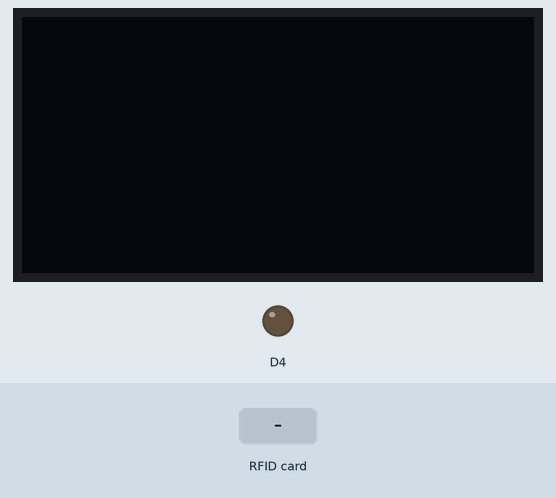
Simulated run of this sketch. Board: ESP8266 (NodeMCU). On the bench: 128×64 one-colour display, output pins drawn as LEDs (lit = HIGH). Inputs (shaded band) come from the test bench. WiFi joins after 1.5 s; servers stay silent unless stated; what the sketch prints to the serial monitor is not drawn.

Above: at 3.3 s.
3.4 s: RFID card 5E 7A 19 C4 held to the reader
At 4.0 s:
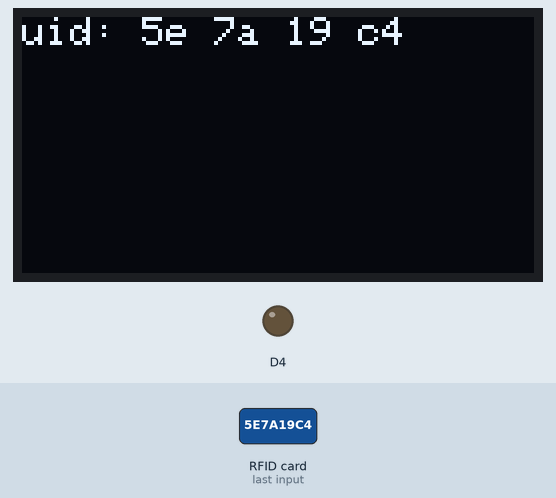
Timing chart, 0 to 6.4 s (numbered marks = the images above; inputs shaded):
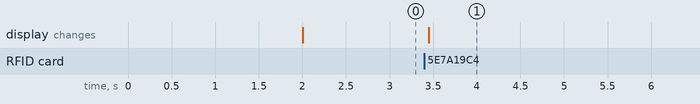

Measured:
- after the input at 3.4 s, the display: changes after 0.05 s (image 1)

The sketch:

firmware.ino
```cpp
/*
 * Initial Author: ryand1011 (https://github.com/ryand1011)
 *
 * Reads data written by a program such as "rfid_write_personal_data.ino"
 *
 * See: https://github.com/miguelbalboa/rfid/tree/master/examples/rfid_write_personal_data
 *
 * Uses MIFARE RFID card using RFID-RC522 reader
 * Uses MFRC522 - Library
 * -----------------------------------------------------------------------------------------
 *             MFRC522      Arduino       Arduino   Arduino    Arduino          Arduino
 *             Reader/PCD   Uno/101       Mega      Nano v3    Leonardo/Micro   Pro Micro
 * Signal      Pin          Pin           Pin       Pin        Pin              Pin
 * -----------------------------------------------------------------------------------------
 * RST/Reset   RST          9             5         D9         RESET/ICSP-5     RST
 * SPI SS      SDA(SS)      10            53        D10        10               10
 * SPI MOSI    MOSI         11 / ICSP-4   51        D11        ICSP-4           16
 * SPI MISO    MISO         12 / ICSP-1   50        D12        ICSP-1           14
 * SPI SCK     SCK          13 / ICSP-3   52        D13        ICSP-3           15
 *
 * More pin layouts for other boards can be found here: https://github.com/miguelbalboa/rfid#pin-layout
*/

#include <ESP8266WiFi.h>

String ssid = "wifi-Felix";
String password = "a9#5u1+-5";

#include <SPI.h>
#include <MFRC522.h>

#include <Wire.h>
#include <Adafruit_GFX.h>
#include <Adafruit_SSD1306.h>

#define RST_PIN         D3
#define SS_PIN          D8

#define SCREEN_WIDTH    128
#define SCREEN_HEIGHT   64
#define OLED_RESET      -1
#define SCREEN_ADDRESS  0x3C

MFRC522 mfrc522(SS_PIN, RST_PIN);
Adafruit_SSD1306 display(SCREEN_WIDTH, SCREEN_HEIGHT, &Wire, OLED_RESET);

int button1 = D0;

void led_write_text(String text) {
    display.clearDisplay();

    display.setTextSize(1);      // Normal 1:1 pixel scale
    display.setTextColor(SSD1306_WHITE); // Draw white text
    display.setCursor(0, 0);     // Start at top-left corner
    display.cp437(true);         // Use full 256 char 'Code Page 437' font

    display.write(text.c_str());

    display.display();
}

//*****************************************************************************************//
void setup() {
    Serial.begin(115200);
    while (!Serial)
        ;
    Serial.println("starting program");

    //WiFi.mode(WIFI_STA);

    WiFi.begin(ssid.c_str(), password.c_str());
    Serial.println("Connecting to Wifi");
    while (WiFi.status() != WL_CONNECTED)
    {
        delay(500);
        Serial.print(".");
        delay(500);
        yield();
    }
    //WiFi.setAutoReconnect(true);
    //WiFi.persistent(true);
    Serial.print("IP address: ");
    Serial.println(WiFi.localIP());

    pinMode(2, OUTPUT);
    pinMode(button1, INPUT);

    if(!display.begin(SSD1306_SWITCHCAPVCC, SCREEN_ADDRESS)) {
        Serial.println(F("SSD1306 allocation failed"));
        while(true);
    }

    display.clearDisplay();
    display.display();

    SPI.begin();
    mfrc522.PCD_Init();
    Serial.println(F("Read personal data on a MIFARE PICC:"));
}

//*****************************************************************************************//
void loop() {

    // Prepare key - all keys are set to FFFFFFFFFFFFh at chip delivery from the factory.
    MFRC522::MIFARE_Key key;
    for (byte i = 0; i < 6; i++) key.keyByte[i] = 0xFF;

    //some variables we need
    byte block;
    byte len;
    MFRC522::StatusCode status;

    //-------------------------------------------

    // Reset the loop if no new card present on the sensor/reader. This saves the entire process when idle.
    if ( ! mfrc522.PICC_IsNewCardPresent()) {
        return;
    }

    // Select one of the cards
    if ( ! mfrc522.PICC_ReadCardSerial()) {
        return;
    }

    Serial.println(F("**Card Detected:**"));

    //-------------------------------------------

    mfrc522.PICC_DumpDetailsToSerial(&(mfrc522.uid)); //dump some details about the card

    //mfrc522.PICC_DumpToSerial(&(mfrc522.uid));      //uncomment this to see all blocks in hex

    //-------------------------------------------

    Serial.print(F("Name: "));

    byte buffer1[18];

    block = 4;
    len = 18;

    //------------------------------------------- GET FIRST NAME
    status = mfrc522.PCD_Authenticate(MFRC522::PICC_CMD_MF_AUTH_KEY_A, 4, &key, &(mfrc522.uid)); //line 834 of MFRC522.cpp file
    if (status != MFRC522::STATUS_OK) {
        Serial.print(F("Authentication failed: "));
        Serial.println(mfrc522.GetStatusCodeName(status));
        return;
    }

    status = mfrc522.MIFARE_Read(block, buffer1, &len);
    if (status != MFRC522::STATUS_OK) {
        Serial.print(F("Reading failed: "));
        Serial.println(mfrc522.GetStatusCodeName(status));
        return;
    }

    //PRINT FIRST NAME
    for (uint8_t i = 0; i < 16; i++)
    {
        if (buffer1[i] != 32)
        {
        Serial.write(buffer1[i]);
        }
    }
    Serial.print(" ");

    //---------------------------------------- GET LAST NAME

    byte buffer2[18];
    block = 1;

    status = mfrc522.PCD_Authenticate(MFRC522::PICC_CMD_MF_AUTH_KEY_A, 1, &key, &(mfrc522.uid)); //line 834
    if (status != MFRC522::STATUS_OK) {
        Serial.print(F("Authentication failed: "));
        Serial.println(mfrc522.GetStatusCodeName(status));
        return;
    }

    status = mfrc522.MIFARE_Read(block, buffer2, &len);
    if (status != MFRC522::STATUS_OK) {
        Serial.print(F("Reading failed: "));
        Serial.println(mfrc522.GetStatusCodeName(status));
        return;
    }

    //PRINT LAST NAME
    for (uint8_t i = 0; i < 16; i++) {
        Serial.write(buffer2[i] );
    }


    //----------------------------------------

    Serial.println(F("\n**End Reading**\n"));

    //String name = String((char *)buffer1) + String((char *)buffer2) + "\n";
    String UID = "";
    for (byte i = 0; i < mfrc522.uid.size; i++) {
        if(mfrc522.uid.uidByte[i] < 0x10)
            UID += " 0";
        else
            UID += " ";
        UID += String(mfrc522.uid.uidByte[i], HEX);
    }
    String name = UID; //String((char *)buffer1) + String((char *)buffer2) + "\n";
    Serial.println(UID);
    led_write_text("uid:" + name);

    const char* server_ip = "192.168.178.77";
    WiFiClient client;

    if (client.connect(server_ip, 9999))
    {
        Serial.print("we are connected to the host!");
        client.print("uid:" + name + "\n");

        while (client.connected())
        {
            if (client.available())
            {
                String line = client.readStringUntil('\n');
                Serial.println(line);
                led_write_text("uid:" + name + "\n" + line);
            }
        }
    }
    else
    {
        Serial.print("connection failure");
    }

    delay(5000); //change value if you want to read cards faster

    mfrc522.PICC_HaltA();
    mfrc522.PCD_StopCrypto1();
}
//*****************************************************************************************//
```
